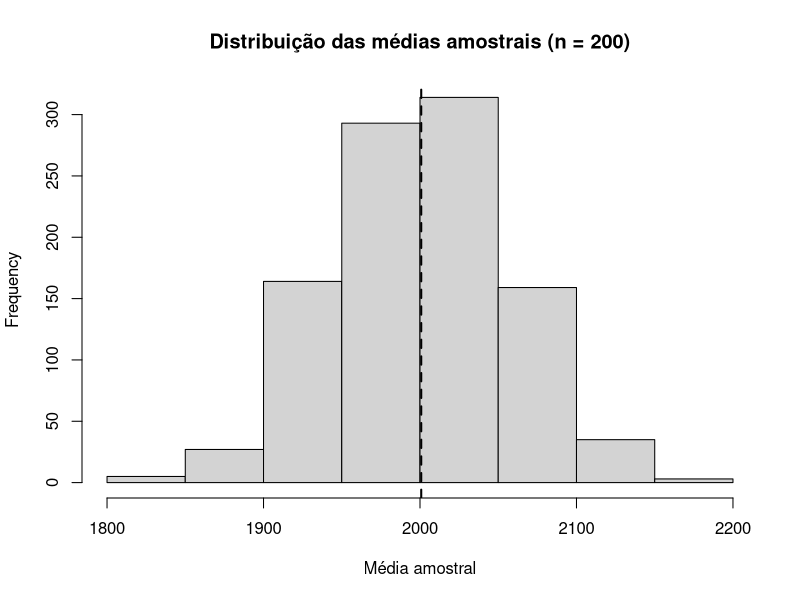

The R source for this figure:
## ---- chunk 1
set.seed(123)

# 1. População fictícia
N <- 100000
renda_pop <- rnorm(N, mean = 2000, sd = 800)

# 2. Amostragem repetida
B <- 1000
n <- 200

medias <- numeric(B)

for (b in 1:B) {
  amostra <- sample(renda_pop, size = n, replace = FALSE)
  medias[b] <- mean(amostra)
}

# 3. Sumário
mean_verdadeira <- mean(renda_pop)
mean_medias <- mean(medias)
sd_medias <- sd(medias)

mean_verdadeira
mean_medias
sd_medias

# 4. Histograma
hist(medias,
     main = "Distribuição das médias amostrais (n = 200)",
     xlab = "Média amostral")
abline(v = mean_verdadeira, lwd = 2, lty = 2)
## ---- chunk 2
# 1. Criar renda observada com erro de medição
renda_obs <- ifelse(renda_pop > 3000, 0.9 * renda_pop, renda_pop)

B <- 1000
n <- 200
medias_obs <- numeric(B)

for (b in 1:B) {
  amostra_idx <- sample(1:N, size = n, replace = FALSE)
  medias_obs[b] <- mean(renda_obs[amostra_idx])
}

mean_medias_obs <- mean(medias_obs)
sd_medias_obs   <- sd(medias_obs)

mean_medias_obs
sd_medias_obs
